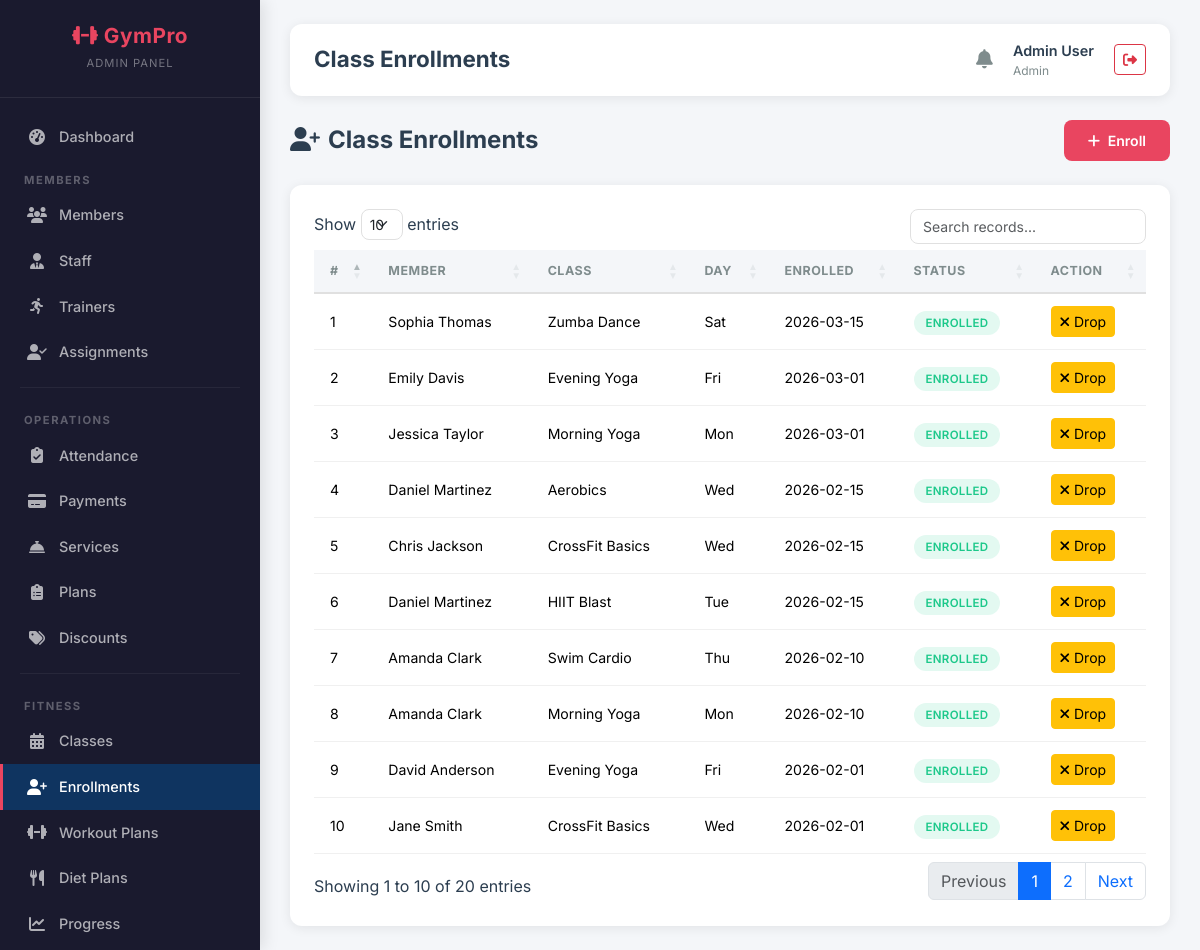
The app's page /admin/class_enrollments.php (signed in) with its own data.
### tables this page shows
CREATE TABLE class_enrollments (
    enrollment_id INT AUTO_INCREMENT PRIMARY KEY,
    class_id INT,
    user_id INT,
    enrolled_date DATE NOT NULL,
    status ENUM('enrolled','dropped') DEFAULT 'enrolled',
    UNIQUE KEY unique_enrollment (class_id, user_id),
    FOREIGN KEY (class_id) REFERENCES classes(class_id) ON DELETE CASCADE,
    FOREIGN KEY (user_id) REFERENCES users(user_id) ON DELETE CASCADE
);

CREATE TABLE users (
    user_id INT AUTO_INCREMENT PRIMARY KEY,
    full_name VARCHAR(100) NOT NULL,
    email VARCHAR(100) UNIQUE NOT NULL,
    password VARCHAR(255) NOT NULL,
    phone VARCHAR(20),
    gender ENUM('male','female','other'),
    role ENUM('admin','staff','customer') DEFAULT 'customer',
    status ENUM('active','pending','expired','frozen') DEFAULT 'pending',
    profile_pic VARCHAR(255),
    address TEXT,
    dob DATE,
    created_at TIMESTAMP DEFAULT CURRENT_TIMESTAMP
);

CREATE TABLE classes (
    class_id INT AUTO_INCREMENT PRIMARY KEY,
    class_name VARCHAR(100) NOT NULL,
    trainer_id INT,
    schedule_day ENUM('Mon','Tue','Wed','Thu','Fri','Sat','Sun'),
    start_time TIME NOT NULL,
    end_time TIME NOT NULL,
    capacity INT NOT NULL,
    room VARCHAR(50),
    status ENUM('active','cancelled') DEFAULT 'active',
    FOREIGN KEY (trainer_id) REFERENCES trainers(trainer_id)
);

### admin/class_enrollments.php (the view, shortened to what this page needs)
<?php
require_once __DIR__ . '/../config/db.php';
$enrollments = $pdo->query("SELECT ce.*, c.class_name, c.schedule_day, u.full_name FROM class_enrollments ce JOIN classes c ON ce.class_id = c.class_id JOIN users u ON ce.user_id = u.user_id ORDER BY ce.enrolled_date DESC")->fetchAll();
include __DIR__ . '/../includes/header.php';
?>
<div class="page-header"><h4><i class="fas fa-user-plus me-2"></i>Class Enrollments</h4>
    <button class="btn btn-accent" data-bs-toggle="modal" data-bs-target="#addModal"><i class="fas fa-plus me-1"></i> Enroll</button></div>
<div class="card-custom"><div class="card-body">
    <table class="table table-custom datatable">
        <thead><tr><th>#</th><th>Member</th><th>Class</th><th>Day</th><th>Enrolled</th><th>Status</th><th>Action</th></tr></thead>
        <tbody>
        <?php foreach ($enrollments as $i => $e): ?>
        <tr><td><?= $i+1 ?></td><td><?= htmlspecialchars($e['full_name']) ?></td><td><?= htmlspecialchars($e['class_name']) ?></td><td><?= $e['schedule_day'] ?></td><td><?= $e['enrolled_date'] ?></td>
        <td><span class="badge-status badge-<?= $e['status'] === 'enrolled' ? 'active' : 'expired' ?>"><?= $e['status'] ?></span></td>
        <td><?php if ($e['status'] === 'enrolled'): ?><a href="?drop=<?= $e['enrollment_id'] ?>" class="btn btn-warning btn-sm"><i class="fas fa-times"></i> Drop</a><?php endif; ?></td></tr>
        <?php endforeach; ?></tbody></table></div></div>
<?php include __DIR__ . '/../includes/footer.php'; ?>

### assets/css/custom.css (style rules this page uses)
:root { --sidebar-bg: #1a1a2e; --sidebar-hover: #16213e; --sidebar-active: #0f3460; --accent: #e94560; --accent-hover: #c81e45; --accent-light: rgba(233, 69, 96, 0.15); --bg-light: #f4f6f9; --bg-white: #ffffff; --text-dark: #2c3e50; --text-muted: #7f8c8d; --text-light: #ecf0f1; --border-color: #e0e0e0; --shadow: 0 2px 12px rgba(0, 0, 0, 0.08); --shadow-lg: 0 8px 30px rgba(0, 0, 0, 0.12); --radius: 12px; --radius-sm: 8px; --transition: all 0.3s ease; --font-main: 'Inter', sans-serif; }
* { box-sizing: border-box; }
body { font-family: var(--font-main); background: var(--bg-light); color: var(--text-dark); margin: 0; padding: 0; min-height: 100vh; }
a { text-decoration: none; }
.card-custom { background: var(--bg-white); border-radius: var(--radius); box-shadow: var(--shadow); border: none; overflow: hidden; transition: var(--transition); }
.card-custom .card-body { padding: 24px; }
.table-custom { width: 100%; border-collapse: separate; border-spacing: 0; }
.table-custom thead th { background: var(--bg-light); font-size: 0.78rem; font-weight: 700; text-transform: uppercase; letter-spacing: 0.5px; color: var(--text-muted); padding: 12px 16px; border-bottom: 2px solid var(--border-color); }
.table-custom tbody td { padding: 12px 16px; font-size: 0.88rem; border-bottom: 1px solid #f0f0f0; vertical-align: middle; }
.badge-status { padding: 5px 12px; border-radius: 20px; font-size: 0.72rem; font-weight: 600; text-transform: uppercase; letter-spacing: 0.3px; }
.badge-active { background: rgba(28, 200, 138, 0.12); color: #1cc88a; }
.btn-accent { background: var(--accent); color: #fff; border: none; padding: 10px 24px; border-radius: var(--radius-sm); font-weight: 600; font-size: 0.88rem; transition: var(--transition); cursor: pointer; }
.page-header { display: flex; justify-content: space-between; align-items: center; margin-bottom: 24px; flex-wrap: wrap; gap: 12px; }
.page-header h4 { font-weight: 700; margin: 0; }

### records on screen
class_enrollments: user.full_name "Sophia Thomas", class.class_name "Zumba Dance", class.schedule_day "Sat", enrolled_date "2026-03-15", status "ENROLLED"
class_enrollments: user.full_name "Emily Davis", class.class_name "Evening Yoga", class.schedule_day "Fri", enrolled_date "2026-03-01", status "ENROLLED"
class_enrollments: user.full_name "Jessica Taylor", class.class_name "Morning Yoga", class.schedule_day "Mon", enrolled_date "2026-03-01", status "ENROLLED"
class_enrollments: user.full_name "Daniel Martinez", class.class_name "Aerobics", class.schedule_day "Wed", enrolled_date "2026-02-15", status "ENROLLED"
class_enrollments: user.full_name "Chris Jackson", class.class_name "CrossFit Basics", class.schedule_day "Wed", enrolled_date "2026-02-15", status "ENROLLED"
class_enrollments: user.full_name "Daniel Martinez", class.class_name "HIIT Blast", class.schedule_day "Tue", enrolled_date "2026-02-15", status "ENROLLED"
class_enrollments: user.full_name "Amanda Clark", class.class_name "Swim Cardio", class.schedule_day "Thu", enrolled_date "2026-02-10", status "ENROLLED"
class_enrollments: user.full_name "Amanda Clark", class.class_name "Morning Yoga", class.schedule_day "Mon", enrolled_date "2026-02-10", status "ENROLLED"
class_enrollments: user.full_name "David Anderson", class.class_name "Evening Yoga", class.schedule_day "Fri", enrolled_date "2026-02-01", status "ENROLLED"
class_enrollments: user.full_name "Jane Smith", class.class_name "CrossFit Basics", class.schedule_day "Wed", enrolled_date "2026-02-01", status "ENROLLED"

### other values on screen
$page_title "Class Enrollments"
$_SESSION['full_name'] "Admin User"
$_SESSION['role'] "Admin"
